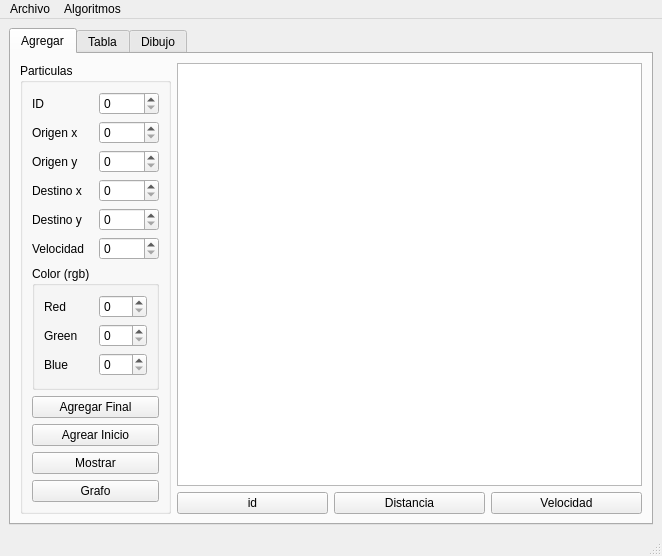
<?xml version="1.0" encoding="UTF-8"?>
<ui version="4.0">
 <class>MainWindow</class>
 <widget class="QMainWindow" name="MainWindow">
  <property name="geometry">
   <rect>
    <x>0</x>
    <y>0</y>
    <width>662</width>
    <height>514</height>
   </rect>
  </property>
  <property name="windowTitle">
   <string>MainWindow</string>
  </property>
  <widget class="QWidget" name="centralwidget">
   <layout class="QGridLayout" name="gridLayout_4">
    <item row="0" column="0">
     <widget class="QTabWidget" name="tabWidget">
      <property name="enabled">
       <bool>true</bool>
      </property>
      <property name="currentIndex">
       <number>0</number>
      </property>
      <widget class="QWidget" name="tab">
       <attribute name="title">
        <string>Agregar</string>
       </attribute>
       <layout class="QGridLayout" name="gridLayout">
        <item row="1" column="3">
         <widget class="QPushButton" name="velocidad_pushButton">
          <property name="text">
           <string>Velocidad</string>
          </property>
         </widget>
        </item>
        <item row="1" column="1">
         <widget class="QPushButton" name="id_pushButton">
          <property name="text">
           <string>id</string>
          </property>
         </widget>
        </item>
        <item row="0" column="1" colspan="3">
         <widget class="QPlainTextEdit" name="salida"/>
        </item>
        <item row="1" column="2">
         <widget class="QPushButton" name="distancia_pushButton">
          <property name="text">
           <string>Distancia</string>
          </property>
         </widget>
        </item>
        <item row="0" column="0" rowspan="2">
         <widget class="QGroupBox" name="groupBox">
          <property name="title">
           <string>Particulas</string>
          </property>
          <layout class="QGridLayout" name="gridLayout_2">
           <item row="4" column="1">
            <widget class="QSpinBox" name="destinoy_spinBox">
             <property name="maximum">
              <number>500</number>
             </property>
            </widget>
           </item>
           <item row="4" column="0">
            <widget class="QLabel" name="label_5">
             <property name="text">
              <string>Destino y</string>
             </property>
            </widget>
           </item>
           <item row="1" column="1">
            <widget class="QSpinBox" name="origenx_spinBox">
             <property name="enabled">
              <bool>true</bool>
             </property>
             <property name="maximum">
              <number>500</number>
             </property>
            </widget>
           </item>
           <item row="8" column="0" colspan="2">
            <widget class="QPushButton" name="agregar_inicio_pushButton">
             <property name="text">
              <string>Agrear Inicio</string>
             </property>
            </widget>
           </item>
           <item row="9" column="0" colspan="2">
            <widget class="QPushButton" name="mostrar_pushButton">
             <property name="text">
              <string>Mostrar</string>
             </property>
            </widget>
           </item>
           <item row="3" column="0">
            <widget class="QLabel" name="label_4">
             <property name="text">
              <string>Destino x</string>
             </property>
            </widget>
           </item>
           <item row="1" column="0">
            <widget class="QLabel" name="label_2">
             <property name="text">
              <string>Origen x</string>
             </property>
            </widget>
           </item>
           <item row="2" column="0">
            <widget class="QLabel" name="label_3">
             <property name="text">
              <string>Origen y</string>
             </property>
            </widget>
           </item>
           <item row="6" column="0" colspan="2">
            <widget class="QGroupBox" name="groupBox_2">
             <property name="enabled">
              <bool>true</bool>
             </property>
             <property name="title">
              <string>Color (rgb)</string>
             </property>
             <layout class="QGridLayout" name="gridLayout_3">
              <item row="0" column="1">
               <widget class="QSpinBox" name="red_spinBox">
                <property name="maximum">
                 <number>255</number>
                </property>
               </widget>
              </item>
              <item row="2" column="0">
               <widget class="QLabel" name="label_9">
                <property name="text">
                 <string>Blue</string>
                </property>
               </widget>
              </item>
              <item row="1" column="0">
               <widget class="QLabel" name="label_8">
                <property name="text">
                 <string>Green</string>
                </property>
               </widget>
              </item>
              <item row="1" column="1">
               <widget class="QSpinBox" name="green_spinBox">
                <property name="maximum">
                 <number>255</number>
                </property>
               </widget>
              </item>
              <item row="0" column="0">
               <widget class="QLabel" name="label_7">
                <property name="text">
                 <string>Red</string>
                </property>
               </widget>
              </item>
              <item row="2" column="1">
               <widget class="QSpinBox" name="blue_spinBox">
                <property name="maximum">
                 <number>255</number>
                </property>
               </widget>
              </item>
             </layout>
            </widget>
           </item>
           <item row="7" column="0" colspan="2">
            <widget class="QPushButton" name="agregar_final_pushButton">
             <property name="text">
              <string>Agregar Final</string>
             </property>
            </widget>
           </item>
           <item row="5" column="1">
            <widget class="QSpinBox" name="velocidad_spinBox">
             <property name="maximum">
              <number>1000</number>
             </property>
            </widget>
           </item>
           <item row="2" column="1">
            <widget class="QSpinBox" name="origeny_spinBox">
             <property name="maximum">
              <number>500</number>
             </property>
            </widget>
           </item>
           <item row="3" column="1">
            <widget class="QSpinBox" name="destinox_spinBox">
             <property name="maximum">
              <number>500</number>
             </property>
            </widget>
           </item>
           <item row="5" column="0">
            <widget class="QLabel" name="label_6">
             <property name="text">
              <string>Velocidad</string>
             </property>
            </widget>
           </item>
           <item row="0" column="1">
            <widget class="QSpinBox" name="id_spinBox">
             <property name="maximum">
              <number>1000</number>
             </property>
            </widget>
           </item>
           <item row="0" column="0">
            <widget class="QLabel" name="label">
             <property name="text">
              <string>ID</string>
             </property>
            </widget>
           </item>
           <item row="10" column="0" colspan="2">
            <widget class="QPushButton" name="grafo_pushButton">
             <property name="text">
              <string>Grafo</string>
             </property>
            </widget>
           </item>
          </layout>
         </widget>
        </item>
       </layout>
      </widget>
      <widget class="QWidget" name="tab_2">
       <attribute name="title">
        <string>Tabla</string>
       </attribute>
       <layout class="QGridLayout" name="gridLayout_5">
        <item row="1" column="0">
         <widget class="QLineEdit" name="id_lineEdit">
          <property name="text">
           <string/>
          </property>
          <property name="placeholderText">
           <string>Id de la particula</string>
          </property>
         </widget>
        </item>
        <item row="1" column="1">
         <widget class="QPushButton" name="buscar_pushButton">
          <property name="text">
           <string>Buscar</string>
          </property>
         </widget>
        </item>
        <item row="1" column="2">
         <widget class="QPushButton" name="mostrar_tabla_pushButton">
          <property name="text">
           <string>Mostrar</string>
          </property>
         </widget>
        </item>
        <item row="0" column="0" colspan="3">
         <widget class="QTableWidget" name="table"/>
        </item>
       </layout>
      </widget>
      <widget class="QWidget" name="tab_3">
       <attribute name="title">
        <string>Dibujo</string>
       </attribute>
       <layout class="QGridLayout" name="gridLayout_6">
        <item row="0" column="0" colspan="2">
         <widget class="QGraphicsView" name="graphicsView"/>
        </item>
        <item row="1" column="0">
         <widget class="QPushButton" name="dibujar_pushButton">
          <property name="text">
           <string>Dibujar</string>
          </property>
         </widget>
        </item>
        <item row="1" column="1">
         <widget class="QPushButton" name="limpiar_pushButton">
          <property name="text">
           <string>Limpiar</string>
          </property>
         </widget>
        </item>
       </layout>
      </widget>
     </widget>
    </item>
   </layout>
  </widget>
  <widget class="QMenuBar" name="menubar">
   <property name="geometry">
    <rect>
     <x>0</x>
     <y>0</y>
     <width>662</width>
     <height>21</height>
    </rect>
   </property>
   <widget class="QMenu" name="menuArchivo">
    <property name="title">
     <string>Archivo</string>
    </property>
    <addaction name="actionAbrir"/>
    <addaction name="actionGuardar"/>
   </widget>
   <widget class="QMenu" name="menuAlgoritmos">
    <property name="title">
     <string>Algoritmos</string>
    </property>
    <addaction name="actionRecorridos"/>
    <addaction name="actionPrim"/>
   </widget>
   <addaction name="menuArchivo"/>
   <addaction name="menuAlgoritmos"/>
  </widget>
  <widget class="QStatusBar" name="statusbar"/>
  <action name="actionAbrir">
   <property name="text">
    <string>Abrir</string>
   </property>
   <property name="shortcut">
    <string>Ctrl+O</string>
   </property>
  </action>
  <action name="actionGuardar">
   <property name="text">
    <string>Guardar</string>
   </property>
   <property name="shortcut">
    <string>Ctrl+S</string>
   </property>
  </action>
  <action name="actionRecorridos">
   <property name="text">
    <string>Recorrido Profundidad/Amplitud</string>
   </property>
  </action>
  <action name="actionPrim">
   <property name="text">
    <string>Prim</string>
   </property>
  </action>
 </widget>
 <resources/>
 <connections/>
</ui>
